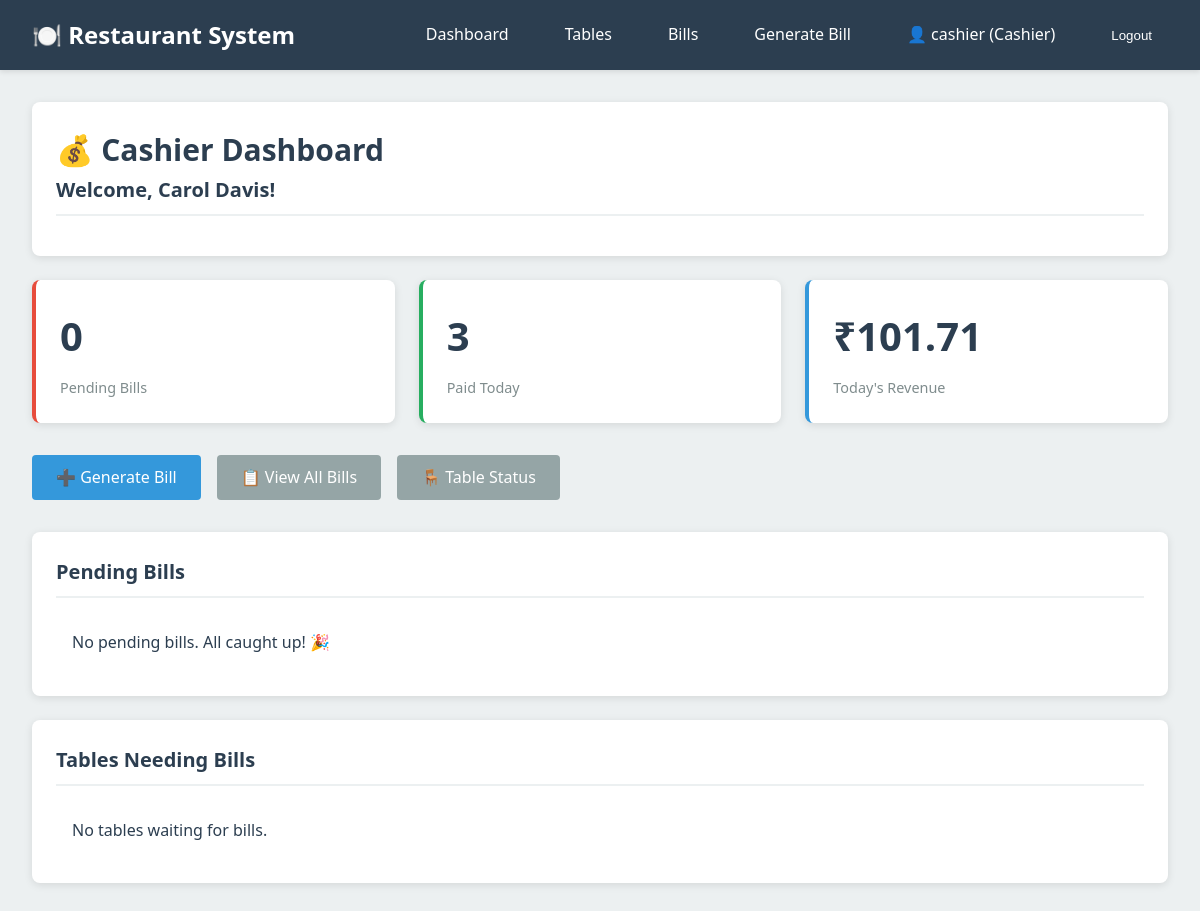
The page /dashboard/cashier/ (signed in) on the database its author committed.
### accounts/models.py (models this page shows, shortened)
class User(AbstractUser):
    class Role(models.TextChoices):
        WAITER = 'WAITER', 'Waiter'
        CASHIER = 'CASHIER', 'Cashier'
        MANAGER = 'MANAGER', 'Manager'
    role = models.CharField(
        max_length=10,
        choices=Role.choices,
        default=Role.WAITER
    )
    phone_number = models.CharField(max_length=15, blank=True)
    employee_id = models.CharField(max_length=20, unique=True, blank=True, null=True)
    class Meta:
        db_table = 'users'
        verbose_name = 'User'
        verbose_name_plural = 'Users'
    @property
    def is_waiter(self):
        return self.role == self.Role.WAITER
    @property
    def is_cashier(self):
        return self.role == self.Role.CASHIER
    @property
    def is_manager(self):
        return self.role == self.Role.MANAGER

### dashboard/views.py (the view)
# urls.py: path('cashier/', views.CashierDashboardView.as_view(), name='cashier'),
class CashierDashboardView(LoginRequiredMixin, TemplateView):
    template_name = 'dashboard/cashier_dashboard.html'
    def dispatch(self, request, *args, **kwargs):
        if not (request.user.is_cashier or request.user.is_manager):
            return redirect('dashboard:home')
        return super().dispatch(request, *args, **kwargs)
    def get_context_data(self, **kwargs):
        context = super().get_context_data(**kwargs)
        pending_bills = Bill.objects.filter(
            status=Bill.Status.PENDING_PAYMENT
        ).order_by('-generated_at')
        tables_needing_bills = Table.objects.filter(
            status=Table.Status.OCCUPIED,
            orders__status=Order.Status.SERVED,
            orders__bill__isnull=True
        ).distinct()
        today = timezone.now().date()
        today_bills = Bill.objects.filter(generated_at__date=today)
        today_paid = today_bills.filter(status=Bill.Status.PAID)
        today_revenue = today_paid.aggregate(
            total=Sum('total_amount')
        )['total'] or 0
        context['pending_bills'] = pending_bills[:10]
        context['tables_needing_bills'] = tables_needing_bills
        context['pending_bills_count'] = pending_bills.count()
        context['today_bills_count'] = today_bills.count()
        context['today_paid_count'] = today_paid.count()
        context['today_revenue'] = today_revenue
        return context

### templates/dashboard/cashier_dashboard.html (shortened to what this page needs)
{% extends 'base.html' %}
{% block content %}
<div class="container">
    <div class="card">
        <div class="card-header">
            <h2>💰 Cashier Dashboard</h2>
            <p>Welcome, {{ user.get_full_name|default:user.username }}!</p>
        </div>
    </div>
    <div class="stats-grid">
        <div class="stat-card danger">
            <div class="stat-value">{{ pending_bills_count }}</div>
            <div class="stat-label">Pending Bills</div>
        </div>
        <div class="stat-card success">
            <div class="stat-value">{{ today_paid_count }}</div>
            <div class="stat-label">Paid Today</div>
        </div>
        <div class="stat-card primary">
            <div class="stat-value">₹{{ today_revenue|floatformat:2 }}</div>
            <div class="stat-label">Today's Revenue</div>
        </div>
    </div>
    <div class="flex gap-2 mb-4">
        <a href="{% url 'billing:generate' %}" class="btn btn-primary">➕ Generate Bill</a>
        <a href="{% url 'billing:list' %}" class="btn btn-secondary">📋 View All Bills</a>
        <a href="{% url 'dashboard:table_status' %}" class="btn btn-secondary">🪑 Table Status</a>
    </div>
    <div class="card">
        <div class="card-header">Pending Bills</div>
        {% if pending_bills %}
        <table class="table">
            <thead>
                <tr>
                    <th>Bill #</th>
                    <th>Table</th>
                    <th>Total</th>
                    <th>Generated</th>
                    <th>Actions</th>
                </tr>
            </thead>
            <tbody>
                {% for bill in pending_bills %}
                <tr>
                    <td><strong>#{{ bill.pk }}</strong></td>
                    <td>{{ bill.table.table_number }}</td>
                    <td>₹{{ bill.total_amount }}</td>
                    <td>{{ bill.generated_at|date:"h:i A" }}</td>
                    <td>
                        <a href="{% url 'billing:detail' bill.pk %}" class="btn btn-sm btn-primary">View & Pay</a>
                    </td>
                </tr>
                {% endfor %}
            </tbody>
        </table>
        {% else %}
        <p style="padding: 1rem;">No pending bills. All caught up! 🎉</p>
        {% endif %}
    </div>
    <div class="card">
        <div class="card-header">Tables Needing Bills</div>
        {% if tables_needing_bills %}
        <div class="table-grid">
            {% for table in tables_needing_bills %}
            <div class="table-status-card occupied">
                <div class="table-number">{{ table.table_number }}</div>
                <div class="table-capacity">Ready for billing</div>
                <a href="{% url 'billing:generate' %}" class="btn btn-sm btn-primary mt-2">Generate Bill</a>
            </div>
            {% endfor %}
        </div>
        {% else %}
        <p style="padding: 1rem;">No tables waiting for bills.</p>
        {% endif %}
    </div>
</div>
{% endblock %}

### templates/base.html (shortened to what this page needs)
<!DOCTYPE html>
<html lang="en">
<head>
    {% load static %}
    <link rel="stylesheet" href="{% static 'css/style.css' %}">
</head>
<body>
    {% if user.is_authenticated %}
    <nav class="navbar">
        <a href="{% url 'dashboard:home' %}" class="navbar-brand">🍽️ Restaurant System</a>
        <ul class="navbar-nav">
            <li><a href="{% url 'dashboard:home' %}" class="nav-link">Dashboard</a></li>
            <li><a href="{% url 'dashboard:table_status' %}" class="nav-link">Tables</a></li>
            {% if user.is_cashier or user.is_manager %}
            <li><a href="{% url 'billing:list' %}" class="nav-link">Bills</a></li>
            <li><a href="{% url 'billing:generate' %}" class="nav-link">Generate Bill</a></li>
            {% endif %}
            <li>
                <span class="nav-link" style="cursor: default;">
                    👤 {{ user.username }} ({{ user.get_role_display }})
                </span>
            </li>
            <li>
                <form method="post" action="{% url 'accounts:logout' %}" style="display: inline;">
                    <button type="submit" class="nav-link" style="background: none; border: none; cursor: pointer; color: white;">
                        Logout
                    </button>
                </form>
            </li>
        </ul>
    </nav>
    {% endif %}
    <main>
        {% block content %}{% endblock %}
    </main>
</body>
</html>

### static/css/style.css (style rules this page uses)
:root { --primary-color: #2c3e50; --secondary-color: #3498db; --success-color: #27ae60; --warning-color: #f39c12; --danger-color: #e74c3c; --info-color: #16a085; --light-bg: #ecf0f1; --dark-text: #2c3e50; --border-color: #bdc3c7; }
* { margin: 0; padding: 0; box-sizing: border-box; }
body { font-family: 'Segoe UI', Tahoma, Geneva, Verdana, sans-serif; background-color: var(--light-bg); color: var(--dark-text); line-height: 1.6; }
.navbar { background-color: var(--primary-color); color: white; padding: 1rem 2rem; display: flex; justify-content: space-between; align-items: center; box-shadow: 0 2px 5px rgba(0,0,0,0.1); }
.navbar-brand { font-size: 1.5rem; font-weight: bold; color: white; text-decoration: none; }
.navbar-nav { display: flex; list-style: none; gap: 1.5rem; align-items: center; }
.nav-link { color: white; text-decoration: none; padding: 0.5rem 1rem; border-radius: 4px; transition: background-color 0.3s; }
.container { max-width: 1200px; margin: 0 auto; padding: 2rem; }
.card { background: white; border-radius: 8px; box-shadow: 0 2px 8px rgba(0,0,0,0.1); padding: 1.5rem; margin-bottom: 1.5rem; }
.card-header { font-size: 1.25rem; font-weight: 600; margin-bottom: 1rem; padding-bottom: 0.5rem; border-bottom: 2px solid var(--light-bg); }
.btn { display: inline-block; padding: 0.6rem 1.5rem; border: none; border-radius: 4px; font-size: 1rem; cursor: pointer; text-decoration: none; transition: all 0.3s; text-align: center; }
.btn-primary { background-color: var(--secondary-color); color: white; }
.btn-secondary { background-color: #95a5a6; color: white; }
.stats-grid { display: grid; grid-template-columns: repeat(auto-fit, minmax(250px, 1fr)); gap: 1.5rem; margin-bottom: 2rem; }
.stat-card { background: white; padding: 1.5rem; border-radius: 8px; box-shadow: 0 2px 8px rgba(0,0,0,0.1); border-left: 4px solid; }
.stat-card.primary { border-left-color: var(--secondary-color); }
.stat-card.success { border-left-color: var(--success-color); }
.stat-card.danger { border-left-color: var(--danger-color); }
.stat-value { font-size: 2.5rem; font-weight: bold; margin-bottom: 0.5rem; }
.stat-label { color: #7f8c8d; font-size: 0.9rem; }
.mb-4 { margin-bottom: 2rem; }
.flex { display: flex; }
.gap-2 { gap: 1rem; }

### rows shown on the page
User: username "cashier", role "Cashier", get_full_name "Carol Davis"

### other values the page prints
{{ pending_bills_count }} "0"
{{ today_paid_count }} "3"
{{ today_revenue|floatformat:2 }} "101.71"
